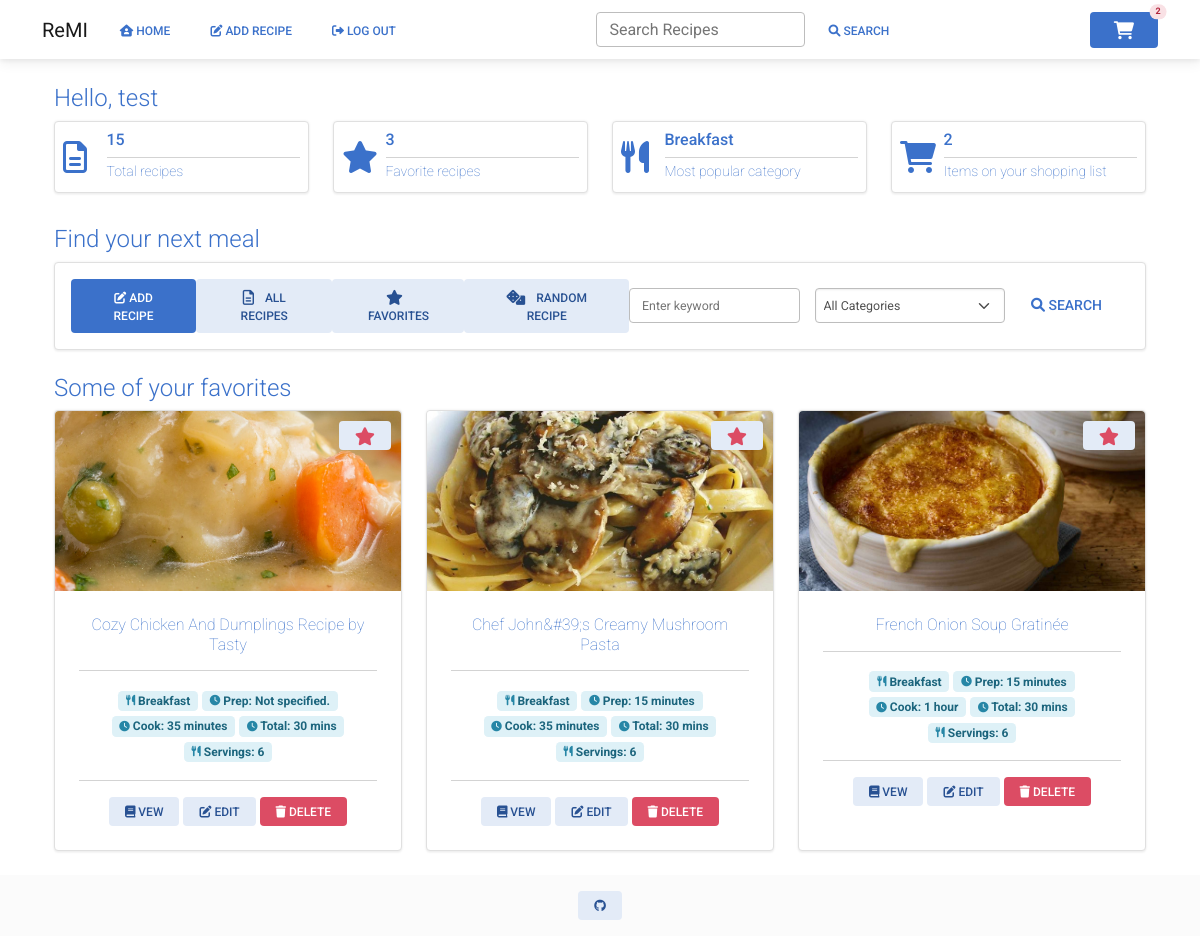
Screenshot of / (signed in) with the database file from the repository.
### website/models.py (models this page shows)
class User(db.Model, UserMixin):
    id = db.Column(db.Integer, primary_key=True)
    email = db.Column(db.String(150), unique=True)
    password = db.Column(db.String(150))
    first_name = db.Column(db.String(50))
    recipes = db.relationship('Recipe')

class Recipe(db.Model):
    id = db.Column(db.Integer, primary_key=True)
    uuid = db.Column(db.Integer, primary_key=False)
    username = db.Column(db.Integer, db.ForeignKey('user.id'))
    recipe_name = db.Column(db.String(200))
    prep_time = db.Column(db.Integer, primary_key=False)
    cook_time = db.Column(db.Integer, primary_key=False)
    total_time = db.Column(db.Integer, primary_key=False)
    ingredients = db.Column(db.String())
    servings = db.Column(db.String())
    ingredients_quantity = db.Column(db.String())
    ingredients_measurement = db.Column(db.String())
    instructions = db.Column(db.String())
    instructions_json = db.Column(db.String())
    original_url = db.Column(db.String())
    date_parsed = db.Column(db.String())
    image = db.Column(db.String())
    favorite = db.Column(db.Boolean, default=False)
    category = db.Column(db.String())
    ingredient_list = db.relationship('Ingredients')
    tags = db.relationship('Tag', secondary=recipe_tag, backref='recipe')

### website/views.py (the view)
@views.route('/', methods=['GET', 'POST'])
@login_required
def home():
    recipes = Recipe.query.filter_by(username=current_user.id, favorite=True).all()
    favorite_total = Recipe.query.filter_by(username=current_user.id, favorite=True).count()
    total_recipes = Recipe.query.filter_by(username=current_user.id).count()
    category_query = db.session.query(
        Recipe.category, func.count(Recipe.id).label('qty')).group_by(Recipe.category).order_by(desc('qty')).limit(1)
    try:
        popular_category = category_query[0][0]
    except IndexError:
        popular_category = "None"
    shopping_list = ShoppingList.query.count()
    session['shopping_list'] = shopping_list
    return render_template("home.html", user=current_user, recipes=recipes, shopping_list=shopping_list,
                           favorite_total=favorite_total, total_recipes=total_recipes,
                           popular_category=popular_category)

### website/__init__.py (called while the page is built)
def create_app():
    app = Flask(__name__)
    app.config['SECRET_KEY'] = 'sdf897sdf987'
    app.config['SQLALCHEMY_DATABASE_URI'] = f'sqlite:///{DB_NAME}'
    db.init_app(app)
    from .views import views
    from .auth import auth
    app.register_blueprint(views, url_prefix='/')
    app.register_blueprint(auth, url_prefix='/')
    from .models import User, Recipe
    with app.app_context():
        db.create_all()
    login_manager = LoginManager()
    login_manager.login_view = 'auth.login'
    login_manager.init_app(app)
    @login_manager.user_loader
    def load_user(id):
        return User.query.get(int(id))
    return app

### website/templates/home.html (shortened to what this page needs)
{% extends "base.html" %}
{% block content %}
<br>
<div class="container">
    <div class="row">
        <div class="col">
            <h1 class="display-6 text-primary" style="font-size:1.5rem">Hello, {{ user.first_name }}</h1>
        </div>
    </div>
    <div class="row justify-content-center mb-2">
        <div class="col-3">
            <div class="card mb-4 shadow-2 p-2 border" style="border-radius:4px;">
                <div class="row">
                    <div class="col-2 d-flex align-items-center"><i class="text-primary fa-regular fa-file-lines fa-2x"></i></div>
                    <div class="col">
                        <h5 class="text-primary" style="font-size:1rem">{{ total_recipes }}</h5>
                        <hr class="m-0">
                        <div class="col">
                            <span class="fw-lighter text-primary"><small>Total recipes</small></span>
                        </div>
                    </div>
                </div>
            </div>
        </div>
        <div class="col-3">
            <div class="card mb-4 shadow-2 p-2 border" style="border-radius:4px;">
                <div class="row">
                    <div class="col-2 d-flex align-items-center"><i class="text-primary fa-solid fa-star fa-2x"></i></div>
                    <div class="col">
                        <h5 class="text-primary" style="font-size:1rem">{{ favorite_total }}</h5>
                        <hr class="m-0">
                        <span class="fw-lighter text-primary"><small>Favorite recipes</small></span>
                    </div>
                </div>
            </div>
        </div>
        <div class="col-3">
            <div class="card mb-4 shadow-2 p-2 border" style="border-radius:4px;">
                <div class="row">
                    <div class="col-2 d-flex align-items-center"><i class="text-primary fa-solid fa-utensils fa-2x"></i></div>
                    <div class="col">
                        <h5 class="text-primary" style="font-size:1rem">{{ popular_category }}</h5>
                        <hr class="m-0">
                        <span class="fw-lighter text-primary"><small>Most popular category</small></span>
                    </div>
                </div>
            </div>
        </div>
        <div class="col-3">
            <div class="card mb-4 shadow-2 p-2 border" style="border-radius:4px;">
                <div class="row">
                    <div class="col-2 d-flex align-items-center"><i class="text-primary fa-sharp fa-solid fa-cart-shopping fa-2x"></i></div>
                    <div class="col">
                        {% if shopping_list %}
                        <h5 class="text-primary" style="font-size:1rem">{{ shopping_list }}</h5>
                        <hr class="m-0">
                        <span class="fw-lighter text-primary"><small>Items on your shopping list</small></span>
                        {% else %}
                         <h5 class="text-primary" style="font-size:1rem">{{ shopping_list }}</h5>
                        <hr class="m-0">
                        <span class="fw-lighter text-primary"><small>Items on your shopping list</small></span>
                        {% endif %}
                    </div>
                </div>
            </div>
        </div>
    </div>
    <div class="row">
        <div class="col">
            <h1 class="display-6 text-primary" style="font-size:1.5rem">Find your next meal</h1>
        </div>
    </div>
    <div class="row mb-4">
        <div class="col">
            <div class="card shadow-2 p-3 border" style="border-radius:4px;">
                <div class="row">
                    <div class="col d-flex justify-content-between">
                        <a class="btn btn-primary shadow-none" href="/add_recipe"><i class="fa-solid fa-pen-to-square"></i> Add Recipe</a>
                        <a class="btn btn-secondary" href="/all_recipes"> All Recipes</a>
                        <button class="btn btn-secondary"> Favorites</button>
                        <a class="btn btn-secondary" href="/random_recipe"> Random Recipe</a>
                        <form class="input-group w-50 my-auto d-none d-sm-flex">
                            <input
                                    autocomplete="off"
                                    type="search"
                                    class="form-control rounded form-control-sm me-3"
                                    placeholder="Enter keyword"
                                    style="min-width: 125px;"
                            />
                            <select class="form-select rounded form-select-sm" data-style="btn-info"
                                    id="recipe_category" name="recipe_category">
                                <option value="0">All Categories</option>
                            </select>
                            <button class="btn btn-link btn-lg"><i class="fa-solid fa-magnifying-glass"></i> Search
                            </button>
                        </form>
                    </div>
                </div>
            </div>
        </div>
    </div>
    <div class="row mt-3">
        <div class="col">
            <h1 class="display-6 text-primary" style="font-size:1.5rem">Some of your favorites</h1>
        </div>
    </div>
    <div class="row">
        {% for recipe in recipes %}
        <div class="d-flex justify-content-between col-lg-4 col-md-3 col-sm-6">
            <div class="card mb-4 shadow-2 border" style="border-radius:4px;">
                <img class="card-img-top" src="{{ url_for('static', filename=recipe.image) }}" style="width: 100%;height: 15vw;object-fit: cover;
            border-top-left-radius:4px; border-top-right-radius:4px">
                {% if recipe.favorite == True %}
                <button class="btn btn-secondary btn-sm" onclick="remove_favorite('{{ recipe.id }}')"
                        style="position:absolute; top: 10px; right: 10px">
                </button>
                {% else %}
                <button class="btn btn-secondary btn-sm" onclick="add_favorite('{{ recipe.id }}')"
                        style="position:absolute; top: 10px; right: 10px">
                    <i class="fa-regular fa-star fa-xl text-danger"></i>
                </button>
                {% endif %}
                <div class="card-body text-center rounded-4">
                    <h6 class="card-title"><span class=" text-primary fw-lighter">{{ recipe.recipe_name }}</span>
                    </h6>
                    <hr/>
                    <span class="badge badge-info"> {{ recipe.category }}</span>
                    <span class="badge badge-info"> Prep: {{ recipe.prep_time }}</span>
                    <span class="badge badge-info"> Cook: {{ recipe.cook_time }}</span></span>
                    <span class="badge badge-info"> Total: 30 mins</span></span>
                    <span class="badge badge-info"> Servings: 6</span></span>
                    <hr/>
                    <a href="view_recipe?recipe_uuid={{ recipe.uuid }}" class="btn btn-secondary btn-sm"><i
                            class="fa fa-book"></i> Vew
                    </a>
                    <a href="edit_recipe?recipe_uuid={{ recipe.uuid }}" class="btn btn-secondary btn-sm"><i class="fa-solid fa-pen-to-square"></i>
                        Edit
                    </a>
                    <button type="button" class="btn btn-danger btn-sm shadow-none" data-mdb-toggle="modal"
                            data-mdb-target="#delete_recipe" data-recipe-title="{{ recipe.recipe_name }}"
                            data-recipe-uuid="{{ recipe.uuid }}"><i class="fa fa-trash"></i>
                        Delete
                    </button>
                </div>
            </div>
        </div>
        {% endfor %}
    </div>
</div>
{% endblock %}

### rows the page displays
User: first_name "test"
Recipe: image (picture), recipe_name "Cozy Chicken And Dumplings Recipe by Tasty", category "Breakfast", prep_time "Not specified.", cook_time "35 minutes"
Recipe: image (picture), recipe_name "Chef John&#39;s Creamy Mushroom Pasta", category "Breakfast", prep_time "15 minutes", cook_time "35 minutes"
Recipe: image (picture), recipe_name "French Onion Soup Gratinée", category "Breakfast", prep_time "15 minutes", cook_time "1 hour"

### other values shown
{{ shopping_list }} "2"
{{ total_recipes }} "15"
{{ favorite_total }} "3"
{{ popular_category }} "Breakfast"
